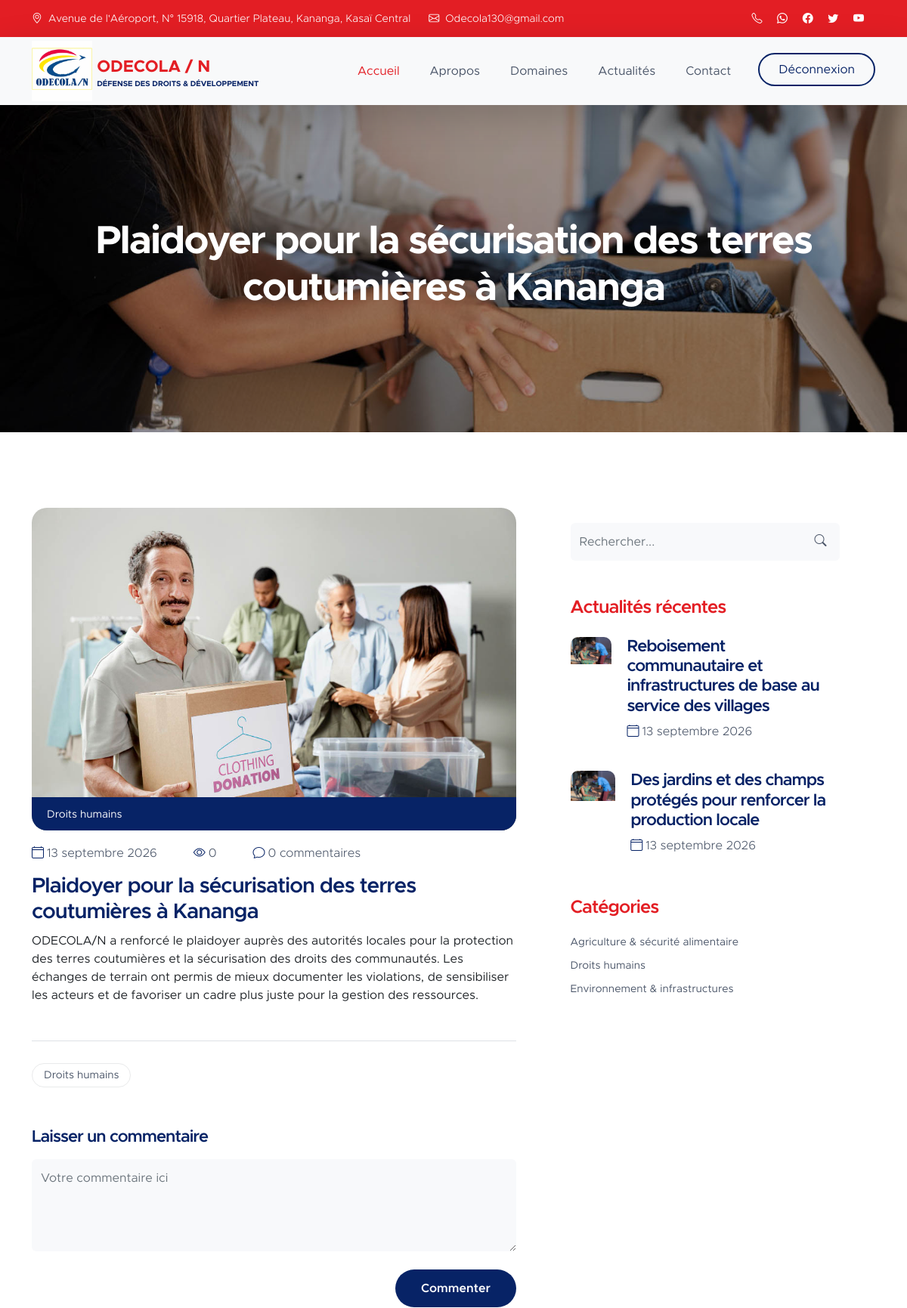
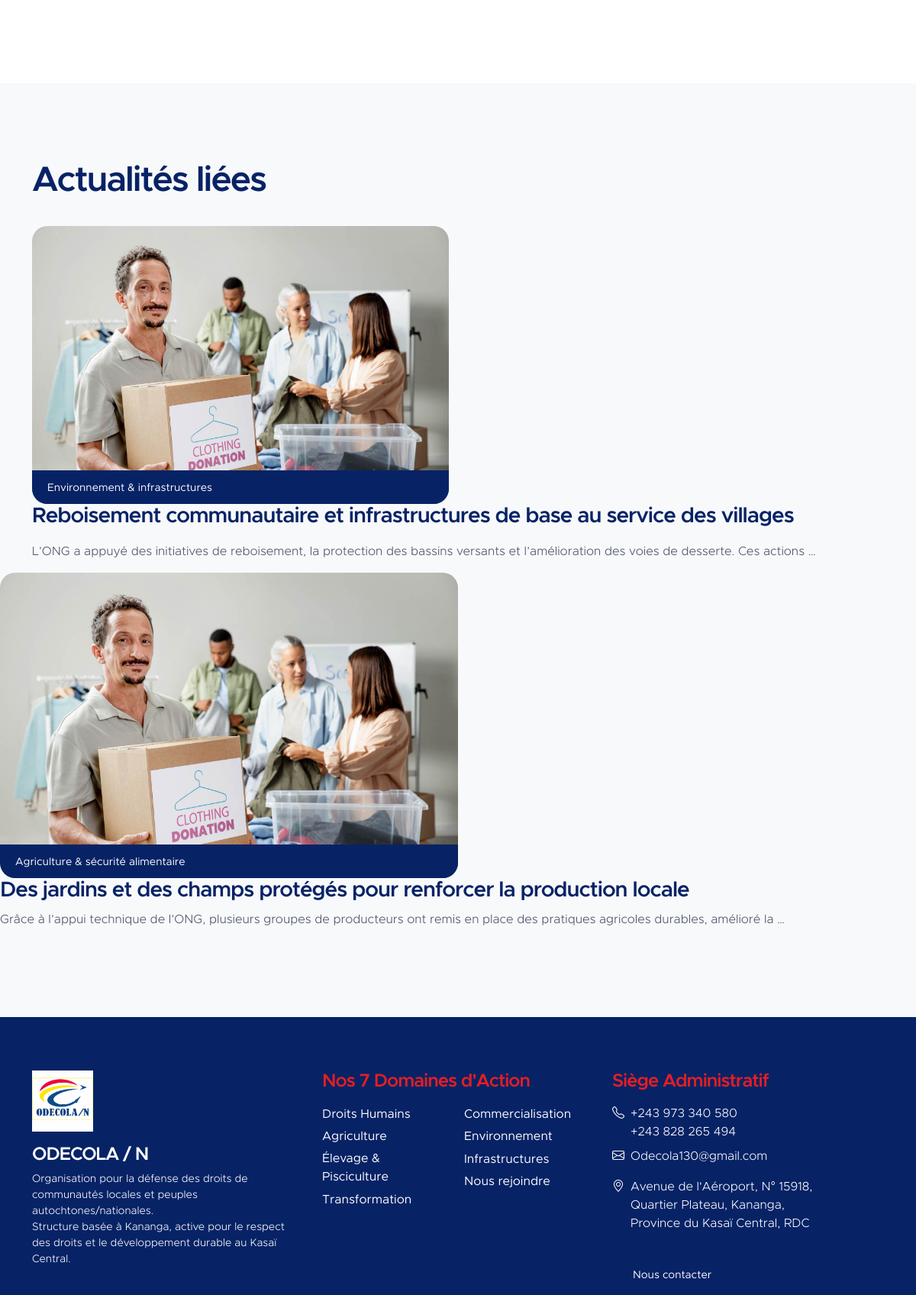
The page /article/plaidoyer-pour-la-securisation-des-terres-coutumieres-a-kananga/ (signed in, upper part) on the database its author committed (2 pictures, top to bottom).
### odecola/models.py (models this page shows, shortened)
class Article(models.Model):
    titre = models.CharField(max_length=255)
    slug = models.SlugField(max_length=255, unique=True)
    contenu = models.TextField()
    created_at = models.DateTimeField(auto_now_add=True)
    updated_at = models.DateTimeField(auto_now=True)
    is_active = models.BooleanField(default=True)
    image = models.ImageField(upload_to='articles/', blank=True, null=True)
    class Meta:
        verbose_name = "Article"
        verbose_name_plural = "Articles"

class Categorie(models.Model):
    nom = models.CharField(max_length=100, unique=True)
    description = models.TextField(blank=True)
    created_at = models.DateTimeField(auto_now_add=True)
    class Meta:
        verbose_name = "Catégorie"
        verbose_name_plural = "Catégories"

### odecola/views.py (the view, shortened to what this page needs)
# urls.py: path('article/<str:article_slug>/', views.detail_article, name="detail_article"),
def detail_article(request, article_slug):
    article = get_object_or_404(
        Article.objects.filter(is_active=True).annotate(
            nombre_commentaires=Count('commentaires', distinct=True),
            nombre_lectures=Count('lectures', distinct=True),
        ),
        slug=article_slug,
    )
    article_category = article.categorie_articles.select_related('categorie').first()
    article_category = article_category.categorie if article_category else None
    if request.user.is_authenticated:
        utilisateur = Utilisateur.objects.filter(user=request.user).first()
        if utilisateur and not article.lectures.filter(utilisateur=utilisateur).exists():
            article.lectures.create(utilisateur=utilisateur)
    else:
        article.lectures.create(utilisateur=None)
    categories = Categorie.objects.order_by('nom')
    recent_articles = Article.objects.filter(is_active=True).exclude(pk=article.pk).order_by('-created_at')[:3]
    comments = article.commentaires.select_related('auteur__user').order_by('-created_at')
    related_articles = Article.objects.filter(is_active=True).exclude(pk=article.pk).order_by('-created_at')[:2]
    return render(request, 'news-detail.html', {
        'article': article,
        'article_category': article_category,
        'recent_articles': recent_articles,
        'related_articles': related_articles,
        'comments': comments,
        'blog_active': 'active',
        'categories': categories,
    })

### templates/news-detail.html (shortened to what this page needs)
{% extends 'base.html' %}
{% load static %}
{% block content %}
<main>
    <section class="news-detail-header-section text-center">
        <div class="section-overlay"></div>
        <div class="container">
            <div class="row">
                <div class="col-lg-12 col-12">
                    <h1 class="text-white">{{ article.titre }}</h1>
                </div>
            </div>
        </div>
    </section>
    <section class="news-section section-padding">
        <div class="container">
            <div class="row">
                <div class="col-lg-7 col-12">
                    <div class="news-block">
                        <div class="news-block-top">
                            {% if article.image %}
                                <img src="{{ article.image.url }}" class="news-image img-fluid" alt="{{ article.titre }}">
                            {% else %}
                                <img src="{% static 'images/news/medium-shot-volunteers-with-clothing-donations.jpg' %}" class="news-image img-fluid" alt="{{ article.titre }}">
                            {% endif %}
                            {% if article_category %}
                            <div class="news-category-block">
                                <a href="{% url 'blog' %}?categorie={{ article_category.id }}" class="category-block-link">{{ article_category.nom }}</a>
                            </div>
                            {% endif %}
                        </div>
                        <div class="news-block-info">
                            <div class="d-flex mt-2">
                                <div class="news-block-date">
                                    <p><i class="bi-calendar4 custom-icon me-1"></i>{{ article.created_at|date:"d F Y" }}</p>
                                </div>
                                <div class="news-block-author mx-5">
                                    <p><i class="bi-eye custom-icon me-1"></i>{{ article.nombre_lectures }}</p>
                                </div>
                                <div class="news-block-comment">
                                    <p><i class="bi-chat custom-icon me-1"></i>{{ article.nombre_commentaires }} commentaire{{ article.nombre_commentaires|pluralize }}</p>
                                </div>
                            </div>
                            <div class="news-block-title mb-2">
                                <h4>{{ article.titre }}</h4>
                            </div>
                            <div class="news-block-body">
                                {{ article.contenu|linebreaksbr }}
                            </div>
                            <div class="social-share border-top mt-5 py-4 d-flex flex-wrap align-items-center">
                                <div class="tags-block me-auto">
                                    {% if article_category %}
                                        <a href="{% url 'blog' %}?categorie={{ article_category.id }}" class="tags-block-link">{{ article_category.nom }}</a>
                                    {% endif %}
                                </div>
                            </div>
                            <form class="custom-form comment-form mt-4" action="" method="post" role="form">
                                <h6 class="mb-3">Laisser un commentaire</h6>
                                <textarea name="contenu" rows="4" class="form-control" id="comment-message" placeholder="Votre commentaire ici" required></textarea>
                                <div class="col-lg-3 col-md-4 col-6 ms-auto">
                                    <button type="submit" class="form-control">Commenter</button>
                                </div>
                            </form>
                        </div>
                    </div>
                </div>
                <div class="col-lg-4 col-12 mx-auto mt-4 mt-lg-0">
                    <form class="custom-form search-form" action="{% url 'blog' %}" method="get" role="form">
                        <input name="q" class="form-control" type="search" placeholder="Rechercher..." aria-label="Recherche">
                        <button type="submit" class="form-control"><i class="bi-search"></i></button>
                    </form>
                    <h5 class="mt-5 mb-3">Actualités récentes</h5>
                    {% for recent in recent_articles %}
                        <div class="news-block news-block-two-col d-flex mt-4">
                            <div class="news-block-two-col-image-wrap">
                                <a href="{% url 'detail_article' recent.slug %}">
                                    {% if recent.image %}
                                        <img src="{{ recent.image.url }}" class="news-image img-fluid" alt="{{ recent.titre }}">
                                    {% else %}
                                        <img src="{% static 'images/news/africa-humanitarian-aid-doctor.jpg' %}" class="news-image img-fluid" alt="{{ recent.titre }}">
                                    {% endif %}
                                </a>
                            </div>
                            <div class="news-block-two-col-info">
                                <div class="news-block-title mb-2">
                                    <h6><a href="{% url 'detail_article' recent.slug %}" class="news-block-title-link">{{ recent.titre }}</a></h6>
                                </div>
                                <div class="news-block-date">
                                    <p><i class="bi-calendar4 custom-icon me-1"></i>{{ recent.created_at|date:"d F Y" }}</p>
                                </div>
                            </div>
                        </div>
                    {% empty %}
                        <p>Aucune actualité récente.</p>
                    {% endfor %}
                    <div class="category-block d-flex flex-column">
                        <h5 class="mb-3">Catégories</h5>
                        {% for category in categories %}
                            <a href="{% url 'blog' %}?categorie={{ category.id }}" class="category-block-link">
                                {{ category.nom }}
                            </a>
                        {% empty %}
                            <span>Aucune catégorie.</span>
                        {% endfor %}
                    </div>
                </div>
            </div>
        </div>
    </section>
    {% if related_articles %}
    <section class="news-section section-padding section-bg">
        <div class="container">
            <div class="row">
                <div class="col-lg-12 col-12 mb-4">
                    <h2>Actualités liées</h2>
                </div>
                {% for related in related_articles %}
                <div class="col-lg-6 col-12">
                    <div class="news-block">
                        <div class="news-block-top">
                            <a href="{% url 'detail_article' related.slug %}">
                                {% if related.image %}
                                    <img src="{{ related.image.url }}" class="news-image img-fluid" alt="{{ related.titre }}">
                                {% else %}
                                    <img src="{% static 'images/news/medium-shot-volunteers-with-clothing-donations.jpg' %}" class="news-image img-fluid" alt="{{ related.titre }}">
                                {% endif %}
                            </a>
                                {% with related_category=related.categorie_articles.first.categorie %}
                                {% if related_category %}
                                <div class="news-category-block">
                                    <a href="{% url 'blog' %}?categorie={{ related_category.id }}" class="category-block-link">{{ related_category.nom }}</a>
                                </div>
                                {% endif %}
                                {% endwith %}
                            </div>
                                </div>
                            </div>
                            <div class="news-block-title mb-2">
                                <h4><a href="{% url 'detail_article' related.slug %}" class="news-block-title-link">{{ related.titre }}</a></h4>
                            </div>
                            <div class="news-block-body">
                                <p>{{ related.contenu|truncatewords:20 }}</p>
                            </div>
                        </div>
                    </div>
                {% endfor %}
    </section>
    {% endif %}
</main>
{% endblock %}

### odecola/static/css/templatemo-kind-heart-charity.css (style rules this page uses)
:root { --white-color: #ffffff; --primary-color: #E31E24; --secondary-color: #072366; --section-bg-color: #f8f9fb; --site-footer-bg-color: #072366; --custom-btn-bg-color: #072366; --custom-btn-bg-hover-color: #E31E24; --dark-color: #072366; --p-color: #4a5568; --border-color: #e9eaeb; --accent-color: #F4C430; --body-font-family: 'Metropolis', sans-serif; --h1-font-size: 52px; --h2-font-size: 46px; --h3-font-size: 32px; --h4-font-size: 28px; --h5-font-size: 24px; --h6-font-size: 22px; --p-font-size: 16px; --btn-font-size: 18px; --copyright-font-size: 14px; --border-radius-large: 100px; --border-radius-medium: 20px; --border-radius-small: 10px; --font-weight-light: 300; --font-weight-normal: 400; --font-weight-semibold: 600; --font-weight-bold: 700; }
body { background-color: var(--white-color); font-family: var(--body-font-family); }
h2, h3, h4, h5, h6 { color: var(--dark-color); }
h1, h2, h3, h4, h5, h6 { font-weight: var(--font-weight-semibold); letter-spacing: -1px; }
h1 { font-size: var(--h1-font-size); font-weight: var(--font-weight-bold); letter-spacing: -2px; }
h2 { color: var(--secondary-color); font-size: var(--h2-font-size); letter-spacing: -2px; }
h4 { font-size: var(--h4-font-size); }
h5 { color: var(--primary-color); font-size: var(--h5-font-size); }
h6 { font-size: var(--h6-font-size); }
p { color: var(--p-color); font-size: var(--p-font-size); font-weight: var(--font-weight-light); }
a, button { touch-action: manipulation; transition: all 0.3s; }
a { color: var(--p-color); text-decoration: none; }
.section-padding { padding-top: 100px; padding-bottom: 100px; }
.section-bg { background-color: var(--section-bg-color); }
.section-overlay { background: rgba(0, 0, 0, 0.35); position: absolute; top: 0; left: 0; pointer-events: none; width: 100%; height: 100%; }
.section-overlay + .container { position: relative; }
.custom-icon { color: var(--secondary-color); }
.news-detail-header-section { background-image: url('../images/news/close-up-volunteer-oganizing-stuff-donation.jpg'); background-repeat: no-repeat; background-position: center; background-size: cover; position: relative; padding-top: 150px; padding-bottom: 150px; }
.news-block-top { border-radius: var(--border-radius-medium); position: relative; overflow: hidden; }
.news-block-two-col-image-wrap { border-radius: var(--border-radius-small); position: relative; overflow: hidden; width: 150px; margin-right: 20px; }
.news-category-block { background: var(--secondary-color); position: absolute; bottom: 0; right: 0; left: 0; padding: 10px 20px; }
.news-category-block .category-block-link { color: var(--white-color); margin-right: 10px; }
.news-block-info { padding-top: 10px; padding-bottom: 10px; }
.news-block-title-link { color: var(--dark-color); }
.search-form { margin-top: 20px; }
.category-block, .subscribe-form { margin-top: 40px; margin-bottom: 40px; }
.category-block-link { font-size: var(--copyright-font-size); margin-top: 5px; margin-bottom: 5px; }
.tags-block-link { border: 1px solid var(--border-color); border-radius: var(--border-radius-medium); display: inline-block; font-size: var(--copyright-font-size); line-height: normal; margin-right: 10px; margin-top: 5px; margin-bottom: 5px; padding: 8px 15px; }
.custom-form .form-control, .input-group-file { background-color: var(--section-bg-color); box-shadow: none; border: 0; color: var(--p-color); margin-bottom: 24px; padding-top: 13px; padding-bottom: 13px; outline: none; }
.custom-form button[type="submit"] { background: var(--custom-btn-bg-color); border: none; border-radius: var(--border-radius-large); color: var(--white-color); font-size: var(--p-font-size); font-weight: var(--font-weight-semibold); transition: all 0.3s; margin-bottom: 0; }
.search-form { position: relative; }
.search-form .form-control { padding-right: 50px; }
.search-form button[type="submit"] { background: transparent; position: absolute; top: 0; right: 0; color: var(--p-color); width: 50px; padding: 12px; }

### rows shown on the page
Article: titre "Plaidoyer pour la sécurisation des terres coutumières à Kananga", created_at "13 septembre 2026", nombre_lectures "0", nombre_commentaires "0", contenu "ODECOLA/N a renforcé le plaidoyer auprès des autorités locales pour la protection des terres coutumières et la sécurisation des droits des communautés. Les échanges de terrain ont permis de mieux documenter les violations, de sensibiliser les acteurs et de favoriser un cadre plus juste pour la gestion des ressources."
Categorie: nom "Droits humains"
Article: titre "Reboisement communautaire et infrastructures de base au service des villages", created_at "13 septembre 2026", categorie_articles.first.categorie.nom "Environnement & infrastructures", contenu "L’ONG a appuyé des initiatives de reboisement, la protection des bassins versants et l’amélioration des voies de desserte. Ces actions …"
Article: titre "Des jardins et des champs protégés pour renforcer la production locale", created_at "13 septembre 2026", categorie_articles.first.categorie.nom "Agriculture & sécurité alimentaire", contenu "Grâce à l’appui technique de l’ONG, plusieurs groupes de producteurs ont remis en place des pratiques agricoles durables, amélioré la …"
Categorie: nom "Agriculture & sécurité alimentaire"
Categorie: nom "Environnement & infrastructures"
